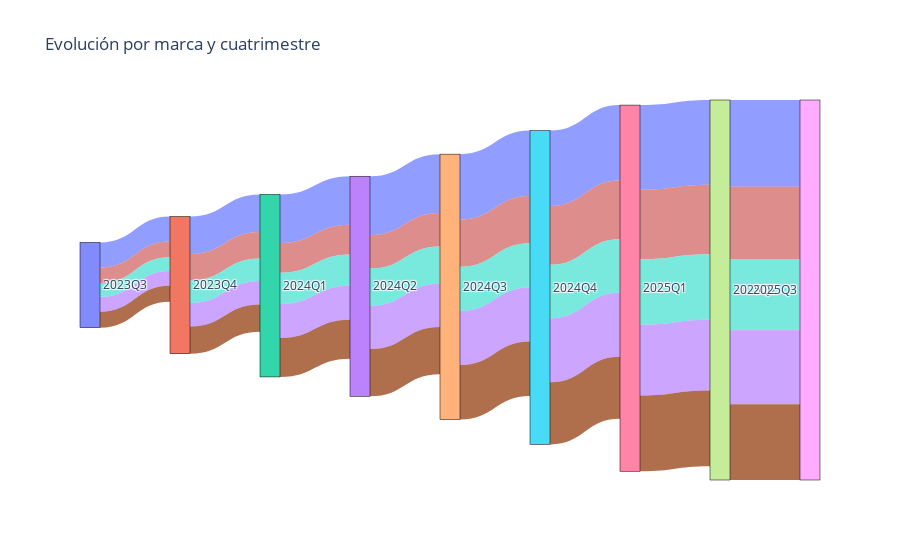

The cell this chart's notebook holds for it:
### Markdown cell above
Ahora con toda la información podemos hacer un buen gráfico "Sankey" para ver la evolución del peso total del inventario de las 5 marcas más pesadas a lo largo del tiempo.

### Code cell
import pandas as pd
import plotly.graph_objects as go

df = acumulated_weight_df.reset_index()
df['quarter'] = df['quarter'].astype(str)

brands = df['brand'].unique().tolist()
quarters = df['quarter'].unique().tolist()
labels = quarters.copy()

label_to_idx = {label: i for i, label in enumerate(labels)}

sources = []
targets = []
values = []
colors = []

brand_colors = {
    'Gardena': 'rgba(99,116,255,0.7)',
    'Bosch': 'rgba(182,127,255,0.7)',
    'Adidas': 'rgba(64,224,208,0.7)',
    'Stubhub': 'rgba(142,50,0,0.7)',
    'Vetriscience': 'rgba(209,93,93,0.7)',
}

# Para cada marca, armar el camino a través de los quarters (sin START)
for brand in brands:
    df_b = df[df['brand'] == brand].sort_values('quarter')
    qtrs = df_b['quarter'].tolist()
    weights = df_b['acumulated_weight_kg'].tolist()
    # Solo creamos links entre quarters
    for i in range(1, len(qtrs)):
        sources.append(label_to_idx[qtrs[i-1]])
        targets.append(label_to_idx[qtrs[i]])
        values.append(weights[i])
        colors.append(brand_colors[brand])

fig = go.Figure(go.Sankey(
    node=dict(
        pad=15,
        thickness=20,
        line=dict(color="black", width=0.5),
        label=labels,
    ),
    link=dict(
        source=sources,
        target=targets,
        value=values,
        color=colors,
        label=[f"{brand}" for brand in brands for _ in range(len(quarters)-1)]
    )
))
fig.update_layout(
    title_text="Evolución por marca y cuatrimestre",
    font_size=12,
)
fig.show()

### Figure 1 — Plotly figure (JSON) as saved in the notebook; plotly's stock layout.template omitted (floating-point values rounded to 4 significant figures)
{"data": [{"link": {"color": ["rgba(99,116,255,0.7)", "rgba(99,116,255,0.7)", "rgba(99,116,255,0.7)", "rgba(99,116,255,0.7)", "rgba(99,116,255,0.7)", "rgba(99,116,255,0.7)", "rgba(99,116,255,0.7)", "rgba(99,116,255,0.7)", "rgba(209,93,93,0.7)", "rgba(209,93,93,0.7)", "rgba(209,93,93,0.7)", "rgba(209,93,93,0.7)", "rgba(209,93,93,0.7)", "rgba(209,93,93,0.7)", "rgba(209,93,93,0.7)", "rgba(209,93,93,0.7)", "rgba(64,224,208,0.7)", "rgba(64,224,208,0.7)", "rgba(64,224,208,0.7)", "rgba(64,224,208,0.7)", "rgba(64,224,208,0.7)", "rgba(64,224,208,0.7)", "rgba(64,224,208,0.7)", "rgba(64,224,208,0.7)", "rgba(182,127,255,0.7)", "rgba(182,127,255,0.7)", "rgba(182,127,255,0.7)", "rgba(182,127,255,0.7)", "rgba(182,127,255,0.7)", "rgba(182,127,255,0.7)", "rgba(182,127,255,0.7)", "rgba(182,127,255,0.7)", "rgba(142,50,0,0.7)", "rgba(142,50,0,0.7)", "rgba(142,50,0,0.7)", "rgba(142,50,0,0.7)", "rgba(142,50,0,0.7)", "rgba(142,50,0,0.7)", "rgba(142,50,0,0.7)", "rgba(142,50,0,0.7)"], "label": ["Gardena", "Gardena", "Gardena", "Gardena", "Gardena", "Gardena", "Gardena", "Gardena", "Vetriscience", "Vetriscience", "Vetriscience", "Vetriscience", "Vetriscience", "Vetriscience", "Vetriscience", "Vetriscience", "Adidas", "Adidas", "Adidas", "Adidas", "Adidas", "Adidas", "Adidas", "Adidas", "Bosch", "Bosch", "Bosch", "Bosch", "Bosch", "Bosch", "Bosch", "Bosch", "Stubhub", "Stubhub", "Stubhub", "Stubhub", "Stubhub", "Stubhub", "Stubhub", "Stubhub"], "source": [0, 1, 2, 3, 4, 5, 6, 7, 0, 1, 2, 3, 4, 5, 6, 7, 0, 1, 2, 3, 4, 5, 6, 7, 0, 1, 2, 3, 4, 5, 6, 7, 0, 1, 2, 3, 4, 5, 6, 7], "target": [1, 2, 3, 4, 5, 6, 7, 8, 1, 2, 3, 4, 5, 6, 7, 8, 1, 2, 3, 4, 5, 6, 7, 8, 1, 2, 3, 4, 5, 6, 7, 8, 1, 2, 3, 4, 5, 6, 7, 8], "value": [374.8, 562.7, 727.3, 881.0, 977.1, 1128.0, 1268.0, 1297.0, 233.5, 394.9, 442.9, 499.4, 708.6, 880.0, 1038.0, 1087.0, 205.1, 335.4, 466.8, 559.1, 661.9, 800.5, 980.8, 1059.0, 223.8, 351.9, 510.8, 645.5, 806.1, 954.0, 1059.0, 1109.0, 237.4, 407.1, 581.1, 705.6, 815.2, 930.4, 1132.0, 1132.0]}, "node": {"label": ["2023Q3", "2023Q4", "2024Q1", "2024Q2", "2024Q3", "2024Q4", "2025Q1", "2025Q2", "2025Q3"], "line": {"color": "black", "width": 0.5}, "pad": 15, "thickness": 20}, "type": "sankey"}], "layout": {"font": {"size": 12}, "title": {"text": "Evolución por marca y cuatrimestre"}}}
